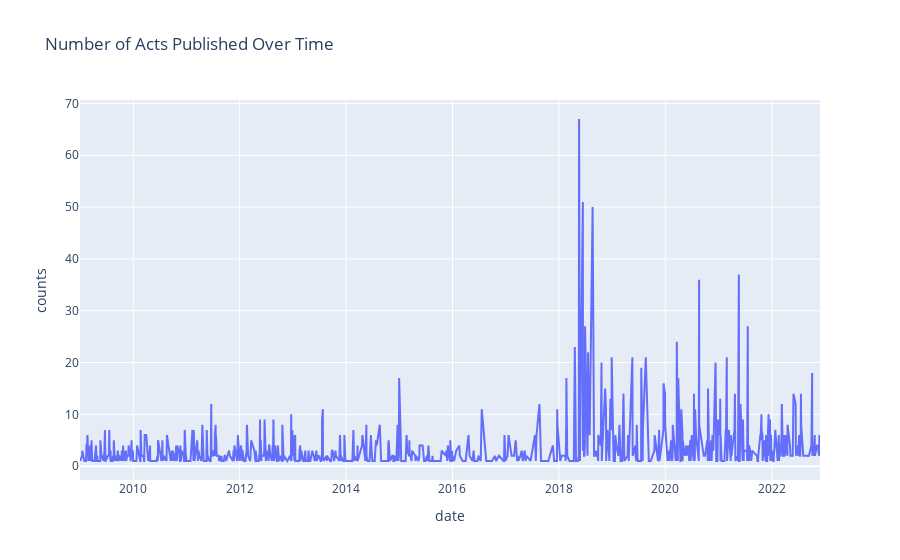

The cell this chart's notebook holds for it:
### Code cell
act_counts = data.groupby('date').size().reset_index(name='counts')
#.size().reset_index(name='Article Count')

# Create a line chart
fig = px.line(act_counts, x='date', y='counts', title='Number of Acts Published Over Time')
fig.show()

### Figure 1 — Plotly figure (JSON) as saved in the notebook; plotly's stock layout.template omitted (floating-point values rounded to 4 significant figures; data arrays with more than 128 entries replaced by an {"elided": "..."} marker saying what was removed)
{"data": [{"hovertemplate": "date=%{x}<br>counts=%{y}<extra></extra>", "legendgroup": "", "line": {"color": "#636efa", "dash": "solid"}, "marker": {"symbol": "circle"}, "mode": "lines", "name": "", "orientation": "v", "showlegend": false, "type": "scatter", "x": {"elided": "880 str values"}, "xaxis": "x", "y": {"elided": "880 int values"}, "yaxis": "y"}], "layout": {"legend": {"tracegroupgap": 0}, "title": {"text": "Number of Acts Published Over Time"}, "xaxis": {"anchor": "y", "domain": [0, 1], "title": {"text": "date"}}, "yaxis": {"anchor": "x", "domain": [0, 1], "title": {"text": "counts"}}}}
